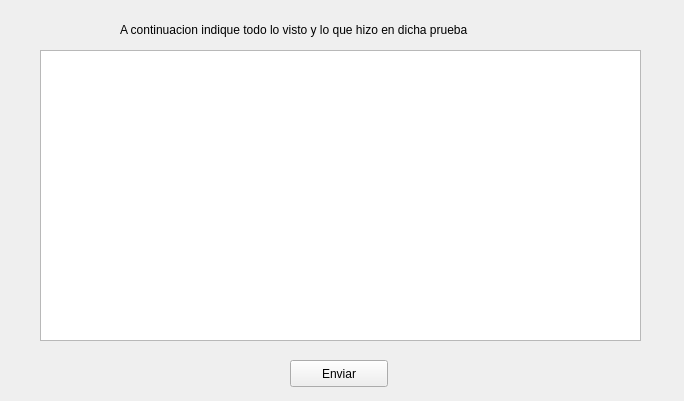
<?xml version="1.0" encoding="UTF-8"?>
<ui version="4.0">
 <class>Reporte</class>
 <widget class="QWidget" name="Reporte">
  <property name="geometry">
   <rect>
    <x>0</x>
    <y>0</y>
    <width>684</width>
    <height>401</height>
   </rect>
  </property>
  <property name="windowTitle">
   <string>Form</string>
  </property>
  <widget class="QPushButton" name="pushButton">
   <property name="geometry">
    <rect>
     <x>290</x>
     <y>360</y>
     <width>98</width>
     <height>27</height>
    </rect>
   </property>
   <property name="text">
    <string>Enviar</string>
   </property>
  </widget>
  <widget class="QTextEdit" name="textEdit">
   <property name="geometry">
    <rect>
     <x>40</x>
     <y>50</y>
     <width>601</width>
     <height>291</height>
    </rect>
   </property>
  </widget>
  <widget class="QLabel" name="label">
   <property name="geometry">
    <rect>
     <x>120</x>
     <y>20</y>
     <width>441</width>
     <height>20</height>
    </rect>
   </property>
   <property name="text">
    <string>A continuacion indique todo lo visto y lo que hizo en dicha prueba</string>
   </property>
  </widget>
 </widget>
 <resources/>
 <connections/>
</ui>
